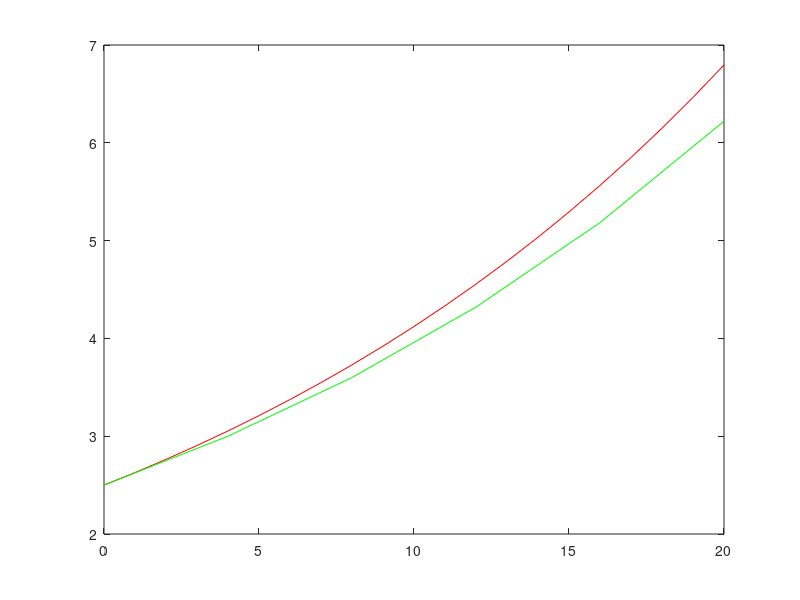

Here is the MATLAB script that generated this plot: (Note: this script raises an error after producing the figure.)
%Lawrence Custodio
%HW 4 Problem 3 Part A 
clc;clear; close all;
tspan = [0 20]; %span of time interval
y0 = 2.5; %initial condition
%a. Plotting analytical solution
xx = 0:20;
ya = y0.*exp(0.05.*xx);
plot(xx,ya,'r')
hold on
%b. Explicit Euler
h = 4; %Step size
F =@(yi) 0.05*yi; %Function given
euler(1)=y0; %initial condition
t2span = 0:h:20;
for i=1:length(t2span)-1
    euler(i+1) = euler(i)+h*F(euler(i)); %Equation for explicit Euler
end
plot(t2span,euler,'g')
%c. Using ode23
[x,y_num] = ode23('custodio_lawrence_hw4_f1',tspan,y0);
plot(x,y_num,'b:')
title('Figure 1. Solution of ODEs')
xlabel('Time (years)')
ylabel('# of cars (millions)')
legend('Analytical','Explicit Euler, h = 4','ODE23')

%e. Step size of 0.5 years: plot analytical + forward euler in figure 2
h2 = 0.5; %Step size
t3span =0:h2:20; %Intervals
gg(1) = y0;
for k=1:(length(t3span)-1)
    gg(k+1) = gg(k)+h2*F(gg(k));
end
figure
plot(t3span,gg,'k--') %Plotting Explicit Euler at h=0.5
hold on
plot(t2span,euler,'-.') %Plotting Explicit Euler at h=4
plot(xx,ya,'r')%Plotting analytical sol'n
title('Figure 2. Solution of ODEs')
xlabel('Time (years)')
ylabel('# of cars (millions)')
legend('Explicit Euler, h = 0.5','Explicit Euler, h=4','Analytical')